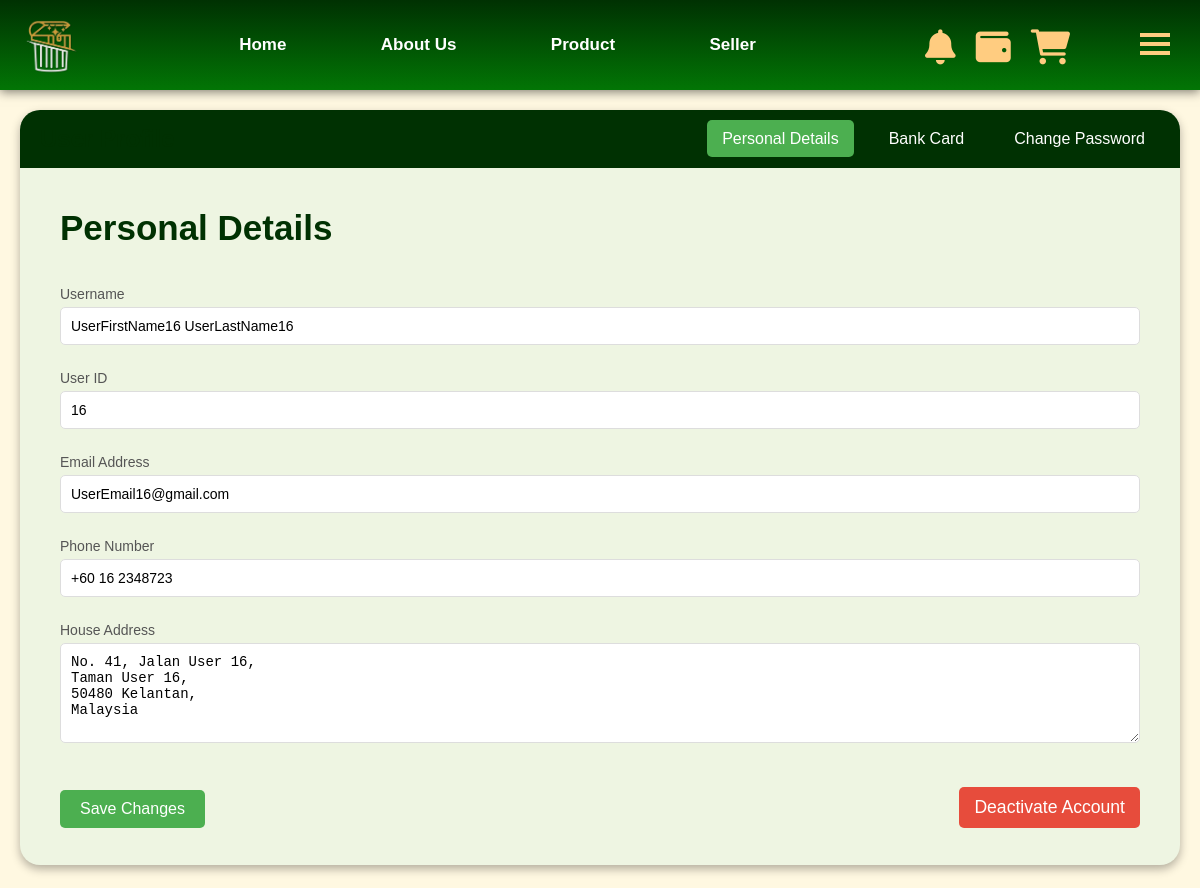
/user/ (signed in), run on the app's committed database.
### tables this page shows
CREATE TABLE user (
        pid INTEGER PRIMARY KEY AUTOINCREMENT,
        firstName TEXT NOT NULL,
        lastName TEXT NULL,
        email TEXT UNIQUE NOT NULL,
        password TEXT NOT NULL,
        isSeller INTEGER DEFAULT 0,
        haveBankCard INTEGER DEFAULT 0,
        phone_number TEXT,
        wallet DECIMAL(10, 2) DEFAULT 0.00,
        address TEXT
    );

### user_feature.py (the view)
@user_blueprint.route("/")
def user_page():
    buyer_id = session.get("buyer_id")
    if buyer_id:
        con = get_connect_db()
        cur = con.cursor()
        user = cur.execute("SELECT * FROM user WHERE pid = ?", (buyer_id,)).fetchone()
        return render_template("user_page.html", user=user)
    else:
        flash("Please log in to access the user account.", "danger")
        return redirect(url_for("login"))

### db.py (called while the page is built)
def get_connect_db():
    conn = sqlite3.connect(DATABASE_PATH)
    conn.row_factory = sqlite3.Row
    return conn

def get_unread_notification_count():
    user_id = session.get("buyer_id") or session.get("user_id")
    if not user_id:
        return 0
    con = get_connect_db()
    cur = con.cursor()
    unread_count = cur.execute("SELECT COUNT(*) FROM notification WHERE user_id = ? AND is_read = 0", (user_id,)).fetchone()[0]
    con.close()
    return unread_count

### web.py (called while the page is built)
@app.after_request
def add_header(response):
    response.headers["Cache-Control"] = "no-store, no-cache, must-revalidate, post-check=0, pre-check=0, max-age=0"
    response.headers["Pragma"] = "no-cache"
    response.headers["Expires"] = "0"
    return response

### templates/user_page.html (shortened to what this page needs)
{% extends "index.html" %}
{%block content%}
<link rel="stylesheet" href="../static/user.css">
  <div class="body-container">
    <div class="profile-container">
        <nav class="top-nav">
        <h2>User Profile</h2>
        <ul>
            <li><a href="#personal-details" class="active">Personal Details</a></li>
            <li><a href="#bank-card">Bank Card</a></li>
            <li><a href="#change-password">Change Password</a></li>
        </ul>
        </nav>
        <main class="main-content">
            <section id="personal-details" class="section active">
                <h2>Personal Details</h2><br>
                <form class="details-form" action="{{url_for("user.update_user_info")}}" method="post">
                    <div class="form-group">
                        <label for="username">Username</label>
                        <input type="text" id="username" value="{{user.firstName +" "+ user.lastName}}" readonly>
                    </div>
                    <div class="form-group">
                        <label for="user-id">User ID</label>
                        <input type="text" id="user-id" value="{{user.pid}}" readonly>
                    </div>
                    <div class="form-group">
                        <label for="email">Email Address</label>
                        <input type="email" id="email" value="{{user.email}}" readonly>
                    </div>
                    <div class="form-group">
                        <label for="phone">Phone Number</label>
                        <input type="tel" id="phone"  name="phone_number" value="{{user.phone_number}}">
                    </div>
                    <div class="form-group">
                        <label for="address">House Address</label>
                        <textarea id="address"  name="address" >{{user.address}}</textarea>
                    </div><br>
                    <button type="submit" class="submit-btn">Save Changes</button>
                    <button type="button" class="deactivate-btn" onclick="confirmDeactivateAccount()">Deactivate Account</button>
                </form>
            </section>
        </main>
    </div>
  </div>
{%endblock%}

### static/navi.css (style rules this page uses)
body { margin: 0; padding: 0; font-family: 'Franklin Gothic Medium', 'Arial Narrow', Arial, sans-serif; scroll-behavior: smooth; background-color: #fff8e1; }
html { scroll-behavior: smooth; }

### static/user.css (style rules this page uses)
* { margin: 0; padding: 0; box-sizing: border-box; }
body { background-color: #fff8e1; }
.body-container { padding: 0px 20px; }
.profile-container { display: flex; flex-direction: column; margin: 20px 0px; height: 85vh; background: #eef5e2; border-radius: 20px; box-shadow: 0 4px 10px rgba(0, 0, 0, 0.3); overflow: hidden; }
.top-nav { background: #003102; color: #fff; padding: 15px 20px; display: flex; justify-content: space-between; align-items: center; }
.top-nav h2 { font-size: 24px; margin: 0; }
.top-nav ul { list-style: none; display: flex; gap: 20px; }
.top-nav ul li { margin: 0; }
.top-nav ul li a { color: #fff; text-decoration: none; font-size: 16px; padding: 10px 15px; transition: background-color 0.3s, color 0.3s; border-radius: 5px; }
.top-nav ul li a.active, .top-nav ul li a:hover { background-color: #4CAF50; color: #fff; }
.main-content { flex: 1; padding: 40px; overflow-y: auto; }
.section { display: none; animation: fadeIn 0.5s ease; }
.section.active { display: block; animation: fadeIn 0.5s ease; }
h2 { font-size: 35px; margin-bottom: 20px; color: #003102; }
.form-group { margin-bottom: 25px; }
.form-group label { display: block; font-size: 14px; margin-bottom: 5px; color: #555; }
.form-group input, .form-group textarea { width: 100%; padding: 10px; border: 1px solid #ddd; border-radius: 5px; font-size: 14px; }
.form-group textarea { resize: vertical; height: 100px; }
.submit-btn { background: #4CAF50; color: #fff; border: none; padding: 10px 20px; border-radius: 5px; cursor: pointer; font-size: 16px; transition: background-color 0.3s ease, transform 0.3s ease; }
.deactivate-btn { background-color: #e74c3c; color: white; border: none; padding: 10px 15px; border-radius: 5px; cursor: pointer; font-size: 1.1em; margin-top: 20px; transition: background-color 0.3s ease, transform 0.3s ease; position: absolute; bottom: 0px; right: 0px; }
#personal-details { position: relative; }

### data on the page
user: firstName+lastName "UserFirstName16 UserLastName16", pid "16", email "UserEmail16@gmail.com", phone_number "+60 16 2348723", address "No. 41, Jalan User 16, Taman User 16, 50480 Kelantan, Malaysia"
